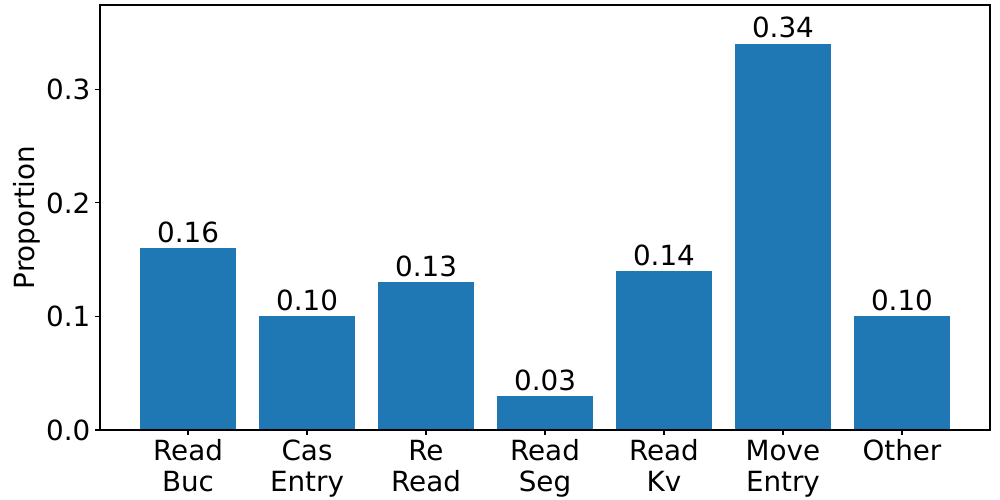

This figure's Python source:
import matplotlib.pyplot as plt
import matplotlib as mpl

# 设置全局字体大小
mpl.rcParams['font.size'] = 20
plt.rcParams['pdf.fonttype'] = 42

# 数据和标签
data = [0.16, 0.1, 0.13, 0.03, 0.14, 0.34, 0.10]
# labels = ['ReadBuc', 'CasEntry', 'ReRead','ReadSeg', 'ReadKv', 'MoveEntry', 'Other']
labels = ['Read\nBuc', 'Cas\nEntry', 'Re\nRead','Read\nSeg', 'Read\nKv', 'Move\nEntry', 'Other']

# 绘制直方图
# plt.figure(figsize=(6.4, 3))
plt.figure(figsize=(10, 5))
plt.subplots_adjust(wspace=0.1, top=.99,bottom=.14,left=.1,right=.99)
# plt.subplots_adjust(top=.99,bottom=.1)
rects = plt.bar(labels, data)

# 添加标签和标题
# plt.xlabel('Latency Breakdown')
plt.ylabel('Proportion')
plt.ylim(0,max(data)*1.1)
# plt.title('Insert Latency Breakdown in RACE')
# plt.xticks(rotation=-45)

# 在每个矩形上方显示相应的数值
for rect in rects:
    height = rect.get_height()
    plt.annotate(f'{height:.2f}',
                 xy=(rect.get_x() + rect.get_width() / 2, height),
                 xytext=(0, 0),
                 textcoords='offset points',
                 ha='center', va='bottom')

# 显示图形
plt.savefig(f'race-break-down.pdf', format='pdf')
plt.show()
